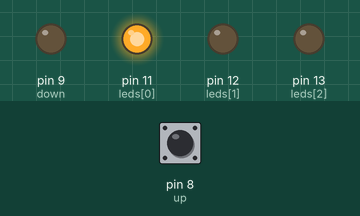
Bench run of a sketch on a simulated Arduino Uno, built with avr-gcc and run on an emulated ATmega328P. On the bench: output pins drawn as LEDs (lit = HIGH). The inputs (shaded band) are chosen by the test bench; at power-on: pin 8 (up) LOW.

Above: at 1.2 s.
1.3 s: pin 8 (up) pulled HIGH for 0.15 s
At 2.3 s:
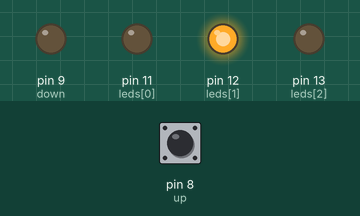
2.9 s: pin 8 (up) pulled HIGH for 1 s
At 3.5 s:
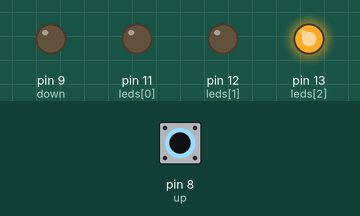
5.4 s: pin 8 (up) pulled HIGH for 3.2 s
At 6.6 s:
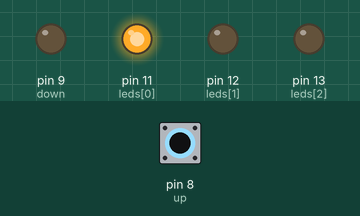
Timing chart, 0 to 8.4 s (numbered marks = the images above; inputs shaded):
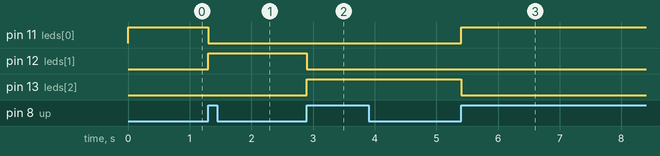

The sketch:

cycle.ino
```cpp
int leds[] = {11, 12, 13};
int up = 8;
int down = 9;
boolean upPressed = false;
boolean downPressed = false;
int curLed = 0;

void setup () {
  pinMode(up, INPUT);
  pinMode(down, OUTPUT);
  for (int i=leds[0];i<=leds[2];i++) {
    pinMode(i, OUTPUT);
  }
}

void loop () {
  for (int i=0;i<=2;i++) {
    if (leds[i] == leds[curLed]) {
      digitalWrite(leds[i], HIGH);
    } else {
      digitalWrite(leds[i], LOW);
    }
  }
  int cycleUp = digitalRead(up);
  int cycleDown = digitalRead(down);
  if (cycleUp != upPressed && !cycleDown && cycleUp) {
    curLed = (curLed + 1)%3;
  } else if (cycleDown != downPressed && !cycleUp && cycleDown) {
    curLed = (curLed - 1)%3;
  }
  upPressed = cycleUp;
  downPressed = cycleDown;
}
```

Measured:
- after the input at 1.3 s, pin 11 (leds[0]): HIGH → LOW at once; pin 12 (leds[1]): LOW → HIGH at once
- after the input at 2.9 s, pin 12 (leds[1]): HIGH → LOW at once; pin 13 (leds[2]): LOW → HIGH at once
- after the input at 5.4 s, pin 11 (leds[0]): LOW → HIGH at once; pin 13 (leds[2]): HIGH → LOW at once
